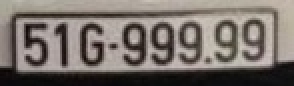
#> input picture Detected/105427 save.jpg, 147 x 43 px (shown 2 times larger); its folder holds only this picture in this run
$ python tesst4.py
#> lines starting #> are read from the running program, lines starting #| are printed output that depends on the picture; after the words box and inside, x2 and y2 are one past the last pixel; in counts of white or black regions, pixels touching at a corner belong together
import cv2 as cv
import os


Bs = []
id = []
done = 0
for filename in os.listdir("Detected"):
    img = cv.imread(os.path.join("Detected", filename))
#> img is the input picture: shape (43, 147, 3); mean B, G, R 105.8, 111.6, 119.3
    if img is not None:
        Bs.append(img)
        id.append(filename)
chiu_chiu = []
for j in range(len(Bs)):
    #img = cv.imread(r'Save/110034 save.jpg')
    img = Bs[j]

    img_cp = img.copy()
    Count_Contour_drawn = 0
    gray = cv.cvtColor(img, cv.COLOR_BGR2GRAY)
    ret, thresh = cv.threshold(gray, 127, 255, cv.THRESH_BINARY)
    contours, hierachy = cv.findContours(thresh, cv.RETR_TREE, cv.CHAIN_APPROX_SIMPLE)
    max = 0
    for i in range(hierachy.shape[1]):
        leftmost = tuple(contours[i][contours[i][:, :, 0].argmin()][0])
        rightmost = tuple(contours[i][contours[i][:, :, 0].argmax()][0])
        a = rightmost[0] - leftmost[0]
        if (a > max):
            max = a
            b = i
        # if (hierachy[0, i][0] != -1 or (hierachy[0, i][3] == 0 and hierachy[0, i][0] == -1)):
        # cv.drawContours(img_cp, contours, i, (0, 255, 0))
    bien = hierachy[0, b][2]
    while (bien != -1):
        leftmost = tuple(contours[bien][contours[bien][:, :, 0].argmin()][0])
        rightmost = tuple(contours[bien][contours[bien][:, :, 0].argmax()][0])
        a = rightmost[0] - leftmost[0]

        if(cv.contourArea(contours[bien]) > 30 and a < 20):
            cv.drawContours(img_cp, contours, bien, (0, 255, 0), 1)
            Count_Contour_drawn+=1

        bien = hierachy[0, bien][0]
    chiu_chiu.append(img_cp)

    if(Count_Contour_drawn >= 7 ):
        cv.imwrite(os.path.join("Done", id[j] + ".jpg"),img_cp)
        print(id[j])
        done +=1
#> this loop made 1 pass
#> done on pass 1: 1
#| 105427 save.jpg
#> pass 1, `ret, thresh = cv.threshold(gray, 127, 255, cv.THRESH_BINARY)`:
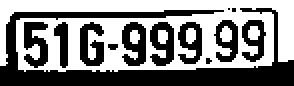
#> thresh: shape (43, 147) (shown 2 times larger); 51.8% white; 13 black regions (4 under 20 px), largest, box (x1, y1, x2, y2) and area: (0, 4, 147, 43) 1775, (61, 11, 73, 33) 181, (12, 11, 24, 34) 179
#> pass 1, `cv.imwrite(os.path.join("Done", id[j] + ".jpg"),img_cp)`:
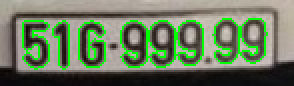
#> saved as 105427 save.jpg.jpg: shape (43, 147, 3) (shown 2 times larger); mean B, G, R 92.6, 120.9, 104.8
#> after the loop, b = 0; chiu_chiu = 1 item; done = 1
#cv.drawContours(img_cp, contours, 15, (0,255,0))
for k in range(len(chiu_chiu)):
    cv.imshow(id[k], chiu_chiu[k])
#> this loop made 1 pass
print(done)
#| 1

cv.waitKey(0)

$ run again, on Detected/105608 save.jpg
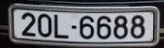
#> input picture Detected/105608 save.jpg, 164 x 48 px
#> img is the input picture: shape (48, 164, 3); mean B, G, R 109.1, 103.8, 103
#> the loop `for j in range(len(Bs)): #img = cv.imread(r'Save/110034 save.jpg')` made 1 pass
#> done on pass 1: 1
#> (printed output is left out)
#> pass 1, `ret, thresh = cv.threshold(gray, 127, 255, cv.THRESH_BINARY)`:
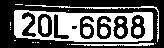
#> thresh: shape (48, 164); 39.6% white; 23 white regions (13 under 20 px), largest, box (x1, y1, x2, y2) and area: (14, 10, 153, 42) 2335, (25, 5, 159, 42) 243, (71, 43, 154, 46) 155
#> pass 1, `cv.imwrite(os.path.join("Done", id[j] + ".jpg"),img_cp)`:
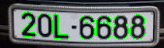
#> saved as 105608 save.jpg.jpg: shape (48, 164, 3); mean B, G, R 98.3, 109.5, 92.8
#> after the loop `for j in range(len(Bs)):`: b = 13; chiu_chiu = 1 item; done = 1
#> the loop `for k in range(len(chiu_chiu)):` made 1 pass
#| 1

$ run again, on Detected/105639 save.jpg
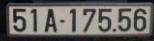
#> input picture Detected/105639 save.jpg, 154 x 41 px
#> img is the input picture: shape (41, 154, 3); mean B, G, R 98.7, 102, 104.5
#> the loop `for j in range(len(Bs)): #img = cv.imread(r'Save/110034 save.jpg')` made 1 pass
#> done on pass 1: 1
#> (printed output is left out)
#> pass 1, `ret, thresh = cv.threshold(gray, 127, 255, cv.THRESH_BINARY)`:
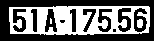
#> thresh: shape (41, 154); 42.1% white; 3 white regions (1 under 20 px), largest, box (x1, y1, x2, y2) and area: (9, 6, 150, 35) 2602, (137, 19, 143, 28) 48
#> pass 1, `cv.imwrite(os.path.join("Done", id[j] + ".jpg"),img_cp)`:
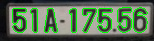
#> saved as 105639 save.jpg.jpg: shape (41, 154, 3); mean B, G, R 83.7, 112.2, 88.6
#> after the loop `for j in range(len(Bs)):`: b = 0; chiu_chiu = 1 item; done = 1
#> the loop `for k in range(len(chiu_chiu)):` made 1 pass
#| 1

$ run again, on Detected/105649 save.jpg
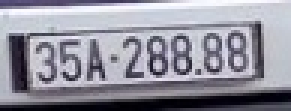
#> input picture Detected/105649 save.jpg, 97 x 37 px (shown 3 times larger)
#> img is the input picture: shape (37, 97, 3); mean B, G, R 156.6, 144.8, 145.7
#> the loop `for j in range(len(Bs)): #img = cv.imread(r'Save/110034 save.jpg')` made 1 pass
#> done on pass 1: 1
#> (printed output is left out)
#> pass 1, `ret, thresh = cv.threshold(gray, 127, 255, cv.THRESH_BINARY)`:
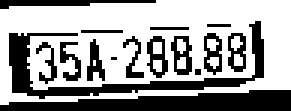
#> thresh: shape (37, 97) (shown 3 times larger); 62.4% white; 16 black regions (5 under 20 px), largest, box (x1, y1, x2, y2) and area: (0, 30, 97, 37) 455, (3, 7, 88, 33) 413, (0, 0, 52, 3) 85
#> pass 1, `cv.imwrite(os.path.join("Done", id[j] + ".jpg"),img_cp)`:
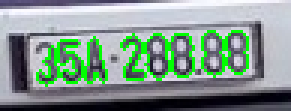
#> saved as 105649 save.jpg.jpg: shape (37, 97, 3) (shown 3 times larger); mean B, G, R 140.7, 151.5, 130.8
#> after the loop `for j in range(len(Bs)):`: b = 0; chiu_chiu = 1 item; done = 1
#> the loop `for k in range(len(chiu_chiu)):` made 1 pass
#| 1

$ run again, on Detected/105504 save.jpg
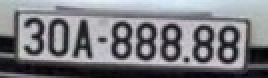
#> input picture Detected/105504 save.jpg, 134 x 39 px (shown 2 times larger)
#> img is the input picture: shape (39, 134, 3); mean B, G, R 128.5, 123.4, 122.6
#> the loop `for j in range(len(Bs)): #img = cv.imread(r'Save/110034 save.jpg')` made 1 pass
#> done on pass 1: 1
#> (printed output is left out)
#> pass 1, `ret, thresh = cv.threshold(gray, 127, 255, cv.THRESH_BINARY)`:
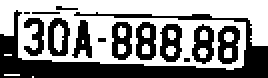
#> thresh: shape (39, 134) (shown 2 times larger); 54% white; 14 black regions (5 under 20 px), largest, box (x1, y1, x2, y2) and area: (0, 5, 134, 39) 1345, (109, 13, 120, 32) 138, (80, 12, 91, 31) 137
#> pass 1, `cv.imwrite(os.path.join("Done", id[j] + ".jpg"),img_cp)`:
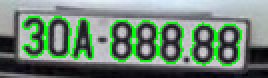
#> saved as 105504 save.jpg.jpg: shape (39, 134, 3) (shown 2 times larger); mean B, G, R 115.2, 130.8, 109.6
#> after the loop `for j in range(len(Bs)):`: b = 3; chiu_chiu = 1 item; done = 1
#> the loop `for k in range(len(chiu_chiu)):` made 1 pass
#| 1
